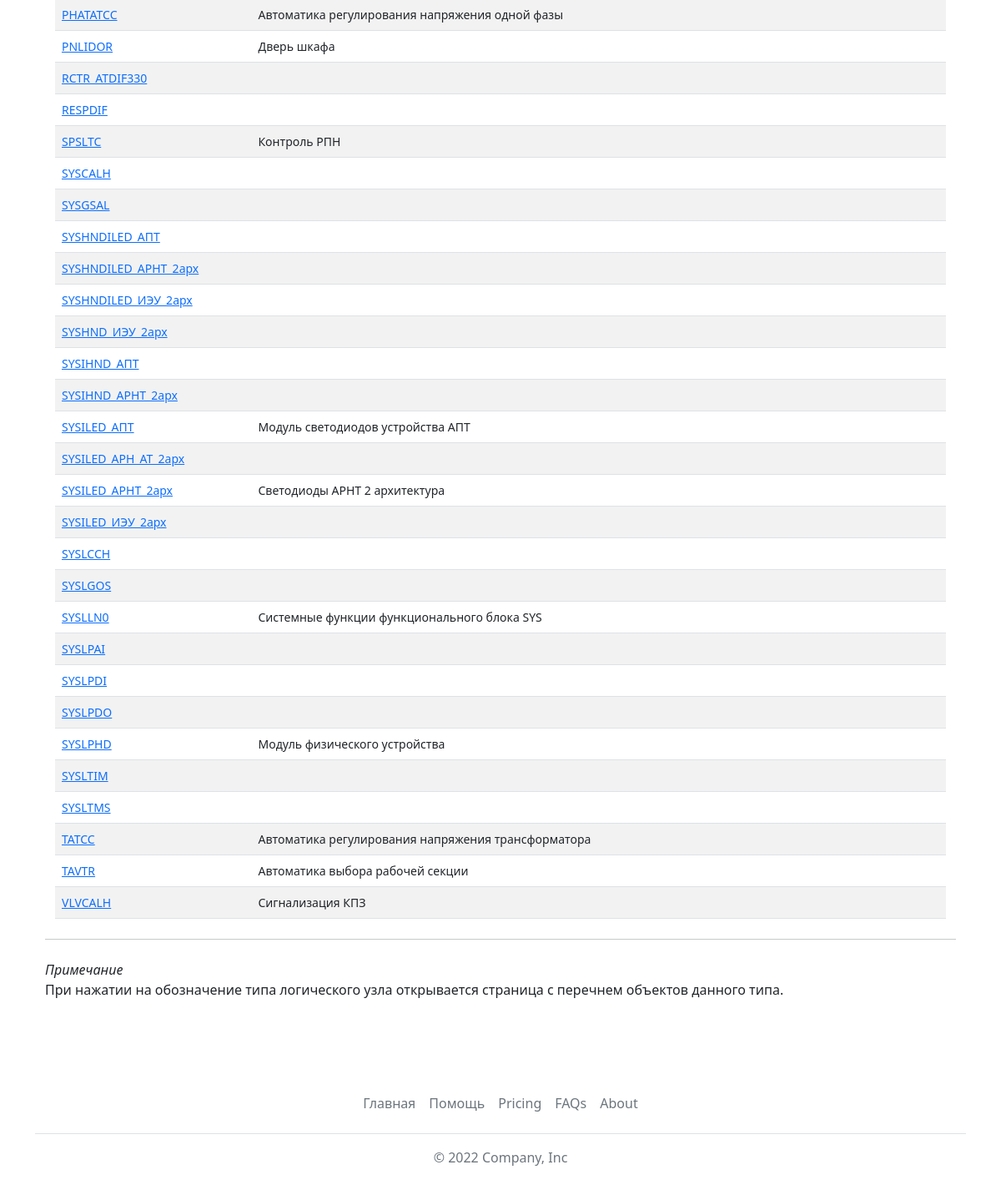
The app's page /lntypes/ (lower part), older data.
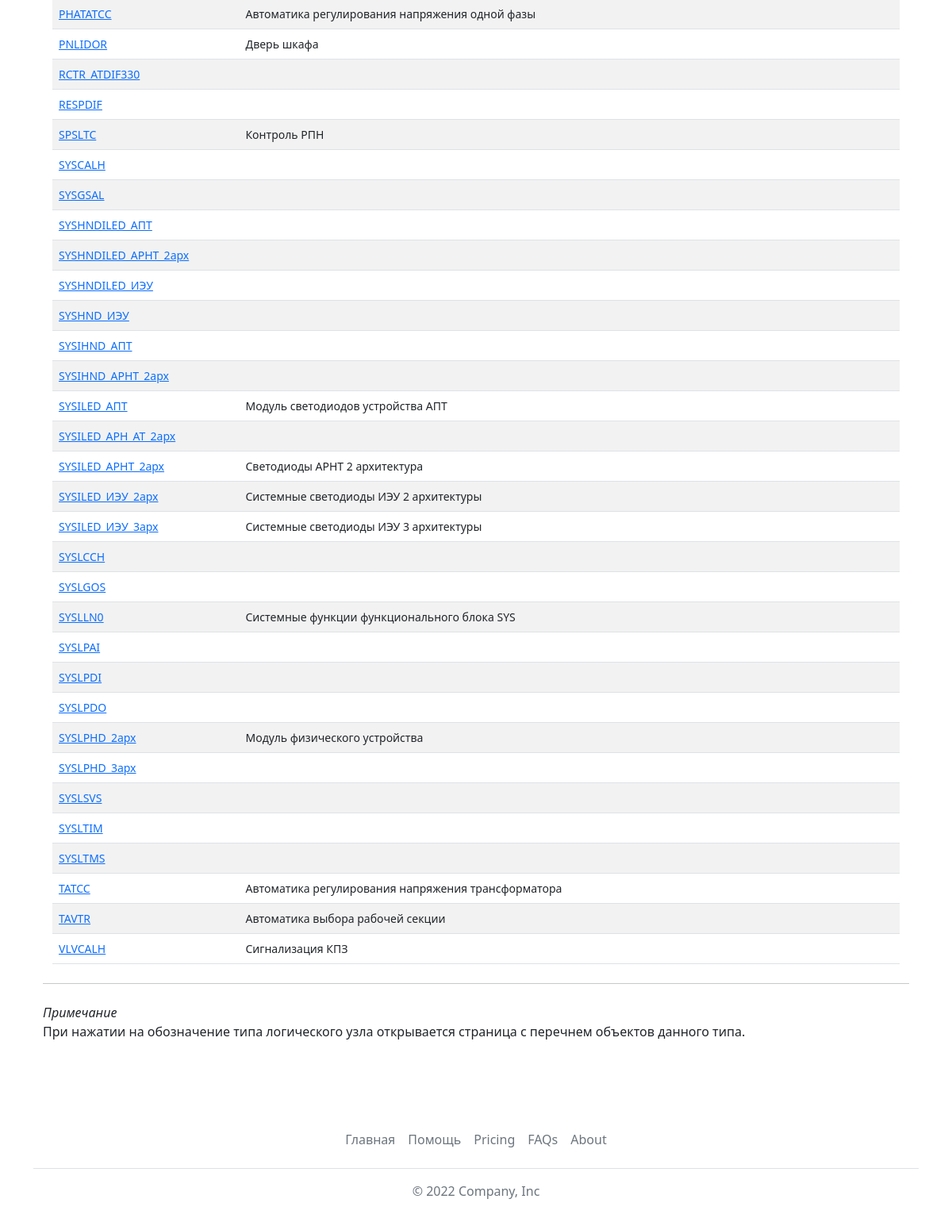
The same page, newer data.
### base_types/models.py (models this page shows, shortened)
class LogicNodesTypes(models.Model):
    id = models.AutoField(primary_key=True)
    name = models.CharField(max_length=64, verbose_name='Имя типа ЛУ', unique=True)
    description = models.TextField(max_length=1024, blank=True, verbose_name='Описание')
    explanation = models.TextField(max_length=2048, blank=True, verbose_name='Пояснение')
    class Meta:
        verbose_name = 'Тип логического узла'
        verbose_name_plural = 'Типы логических узлов'
        ordering = ['name']

### base_types/views.py (the view)
# urls.py: path('lntypes/', views.lntypes),
def lntypes(request):
    lntypes = LogicNodesTypes.objects.all()
    return render(request, 'base_types/lntypes.html', {'lntypes':lntypes})

### templates/base_types/lntypes.html (shortened to what this page needs)
{% extends 'base.html' %}
{% block content %}
<main class="container py-5">
    {% if lntypes %}
    <div class="container small">
    <table class="table table-striped">
                <tbody>
                    {% for item in lntypes %}
                    <tr>
                        <td><a href="show/?name={{item.name}}&type=ln">{{item.name}}</a></td>
                        <td>{{item.description}}</td>
                        <td></td>
                    </tr>
                {% endfor %}
                </tbody>
            </table>
    </div>
    <hr class="my-4">
    <p><em>Примечание</em><br>При нажатии на обозначение типа логического узла открывается страница с перечнем объектов данного типа.</p>
    {% else %}
    <h2 class="mt-4">В базе данных нет типов логических узлов :(</h2>
    {% endif %}
</main>
{% endblock %}

Row changes from the older to the newer data that the page shows:
changed LogicNodesTypes: name "SYSHNDILED_ИЭУ_2арх" → "SYSHNDILED_ИЭУ"
changed LogicNodesTypes: name "SYSHND_ИЭУ_2арх" → "SYSHND_ИЭУ"
changed LogicNodesTypes "SYSILED_ИЭУ_2арх": description (not shown) → "Системные светодиоды ИЭУ 2 архитектуры"
added LogicNodesTypes: name "SYSILED_ИЭУ_3арх", description "Системные светодиоды ИЭУ 3 архитектуры"
changed LogicNodesTypes "Модуль физического устройства": name "SYSLPHD" → "SYSLPHD_2арх"
added LogicNodesTypes: name "SYSLPHD_3арх"
added LogicNodesTypes: name "SYSLSVS"
